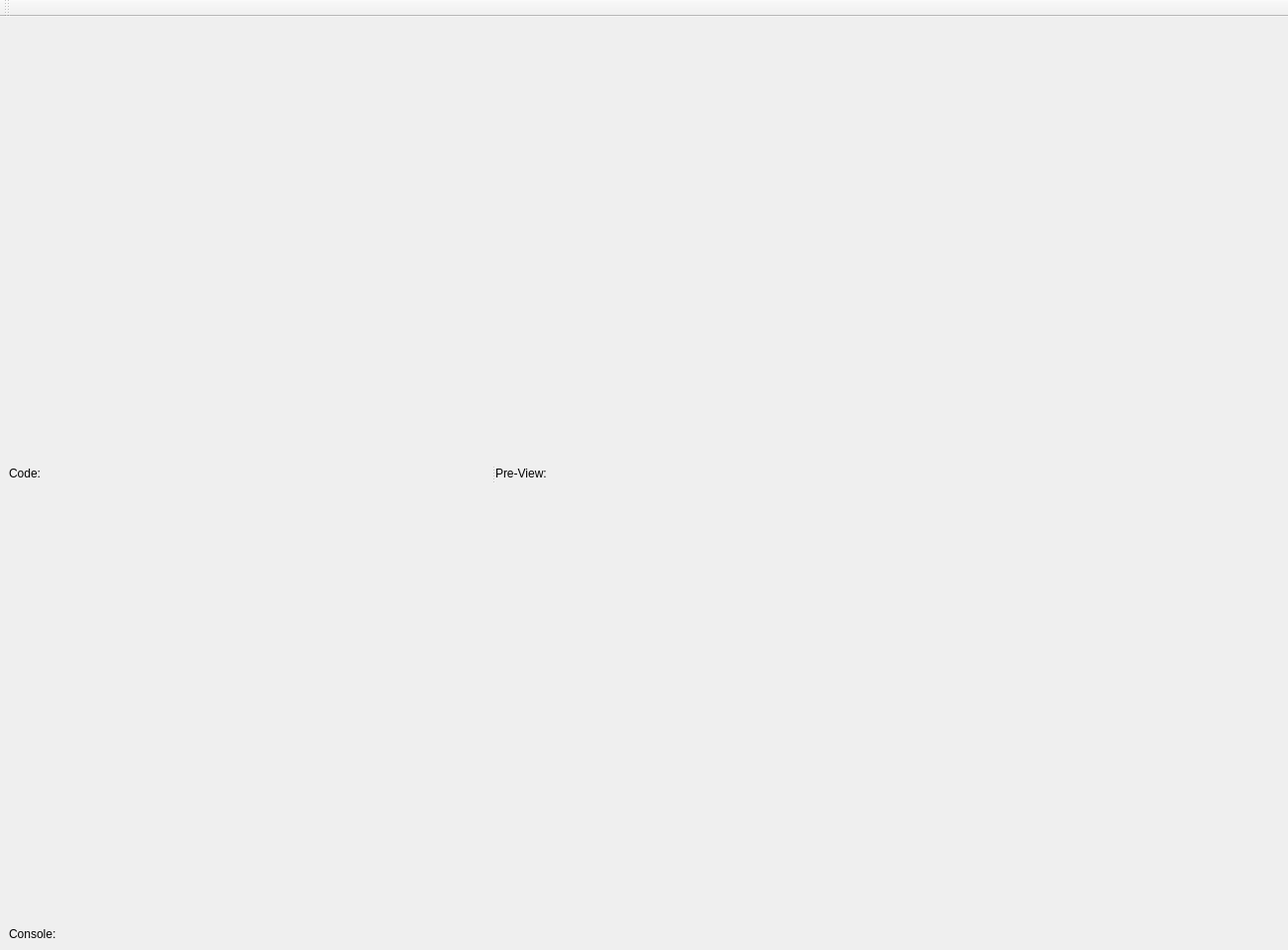
<?xml version="1.0" encoding="UTF-8"?>
<ui version="4.0">
 <class>MainWindow</class>
 <widget class="QMainWindow" name="MainWindow">
  <property name="geometry">
   <rect>
    <x>0</x>
    <y>0</y>
    <width>1300</width>
    <height>959</height>
   </rect>
  </property>
  <property name="windowTitle">
   <string>MainWindow</string>
  </property>
  <widget class="QWidget" name="centralwidget">
   <layout class="QGridLayout" name="gridLayout">
    <item row="0" column="0">
     <widget class="QSplitter" name="splitter">
      <property name="orientation">
       <enum>Qt::Horizontal</enum>
      </property>
      <widget class="QWidget" name="">
       <layout class="QVBoxLayout" name="verticalLayout_2">
        <item>
         <widget class="QLabel" name="label">
          <property name="sizePolicy">
           <sizepolicy hsizetype="Preferred" vsizetype="Fixed">
            <horstretch>0</horstretch>
            <verstretch>0</verstretch>
           </sizepolicy>
          </property>
          <property name="text">
           <string>Code:</string>
          </property>
         </widget>
        </item>
        <item>
         <layout class="QVBoxLayout" name="verticalLayoutCode"/>
        </item>
       </layout>
      </widget>
      <widget class="QWidget" name="">
       <layout class="QVBoxLayout" name="verticalLayout_3">
        <item>
         <widget class="QLabel" name="label_2">
          <property name="sizePolicy">
           <sizepolicy hsizetype="Preferred" vsizetype="Fixed">
            <horstretch>0</horstretch>
            <verstretch>0</verstretch>
           </sizepolicy>
          </property>
          <property name="text">
           <string>Pre-View:</string>
          </property>
         </widget>
        </item>
        <item>
         <layout class="QVBoxLayout" name="verticalLayoutPreView"/>
        </item>
       </layout>
      </widget>
     </widget>
    </item>
    <item row="1" column="0">
     <layout class="QVBoxLayout" name="verticalLayout">
      <item>
       <widget class="QLabel" name="label_3">
        <property name="sizePolicy">
         <sizepolicy hsizetype="Preferred" vsizetype="Fixed">
          <horstretch>0</horstretch>
          <verstretch>0</verstretch>
         </sizepolicy>
        </property>
        <property name="text">
         <string>Console:</string>
        </property>
       </widget>
      </item>
      <item>
       <layout class="QVBoxLayout" name="verticalLayoutConsole"/>
      </item>
     </layout>
    </item>
   </layout>
  </widget>
  <widget class="QToolBar" name="toolBar">
   <property name="windowTitle">
    <string>toolBar</string>
   </property>
   <attribute name="toolBarArea">
    <enum>TopToolBarArea</enum>
   </attribute>
   <attribute name="toolBarBreak">
    <bool>false</bool>
   </attribute>
  </widget>
 </widget>
 <resources/>
 <connections/>
</ui>
